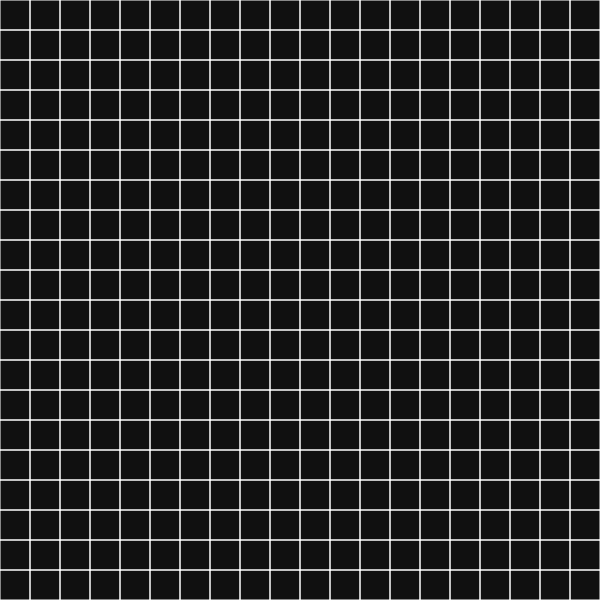
Frame 1 (no input)
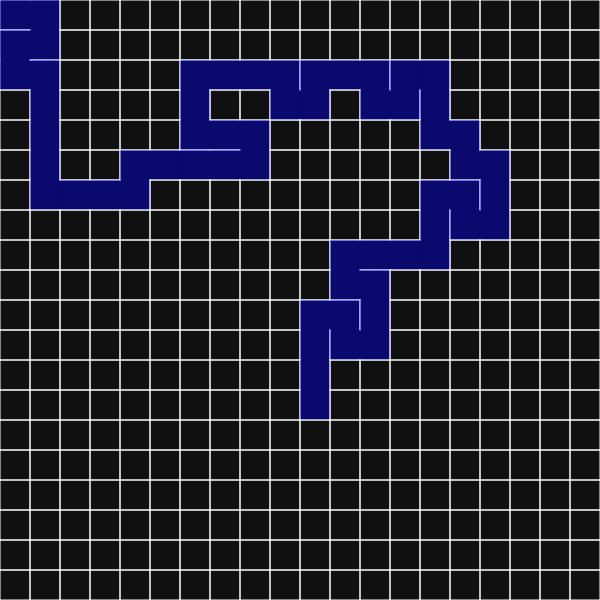
Frame 60 (no input)
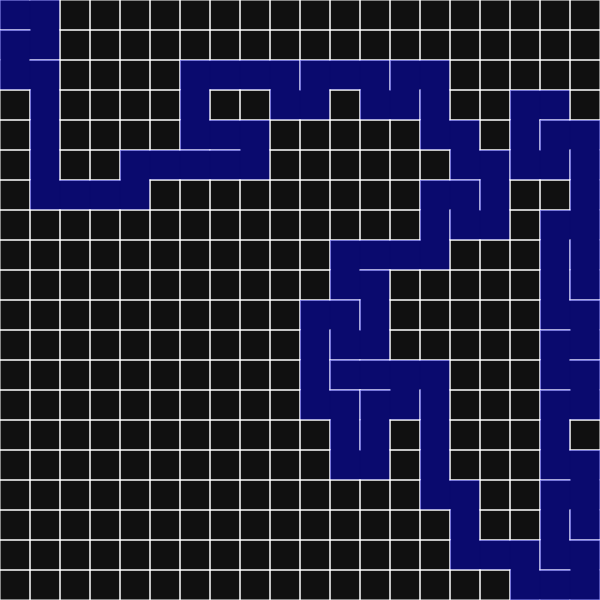
Frame 120 (the mouse pressed at the canvas centre since frame 60)

The p5.js sketch that drew these frames (run headless with seeded random() and noise() and a simulated clock; from frame 60 on, the mouse is pressed at the canvas centre):

// p5.js sketch
// ── sketch.js
var col,row,i,j;
var w=30;
var cells=[],s=[];
var current;

function setup() {
	createCanvas(600, 600);
	col=floor(width/w);
	row=floor(height/w);
	//frameRate(100);
	for(j=0;j<row;j++)
	{
		for(i=0;i<col;i++)
		{
			var cell=new Cell(i,j);
			cells.push(cell);
		}	
	}
	current=cells[0];
	var button=createButton("A* algorithm");
	button.mousePressed(astar);
}


function draw() {
	background("#101010");
	for(i=0; i<cells.length; i++)
	{
		cells[i].show(color(0,0,255,100));
	}
	current.visited=true;
	var next=current.checkN();
	if(next)
	{
		next.visited=true;
		removeWall(current,next);
		s.push(current);
		current=next;
	}
	else if(s.length>0)
	{
		current=s.pop();	
	}
	
}

function index(i,j)
{
	if(i<0||j<0||i>col-1||j>row-1)
	{
		return -1;
	}
	else
	{
		return i+j*col;
	}
	
}

function removeWall(c,n)
{
	var x=c.i-n.i;
	var y=c.j-n.j;
	if(x===1)
	{
		c.walls[3]=false;
		n.walls[1]=false;
		//console.log(c);
	}
	if(x===-1)
	{
		n.walls[3]=false;
		c.walls[1]=false;
	}
	if(y===1)
	{
		c.walls[0]=false;
		n.walls[2]=false;
	}
	if(y===-1)
	{
		n.walls[0]=false;
		c.walls[2]=false;
	}
}

function Cell(i,j)
{
	this.i=i;
	this.j=j;
	this.visited=false;
	this.walls=[true,true,true,true];
	this.second=false;
	this.test=false;
	this.path=false;
	this.checkN = function()
	{
		var N=[];
		var top,right,left,bottom;
		top=cells[index(i,j-1)];
		right=cells[index(i+1,j)];
		left=cells[index(i-1,j)];
		bottom=cells[index(i,j+1)];

		if(top&& !top.visited)
		{
			N.push(top);
		}
		if(bottom&& !bottom.visited)
		{
			N.push(bottom);
		}
		if(right&& !right.visited)
		{
			N.push(right);
		}
		if(left&& !left.visited)
		{
			N.push(left);
		}

		if(N.length>0)
		{
			var a=floor(random(0,N.length));
			return N[a];
		}

	}

	this.show = function(col)
	{
		stroke(255);
		noFill();
		var x=this.i*w;
		var y=this.j*w;
		if(this.walls[0])
			line(x,y,x+w,y);
		if(this.walls[1])
			line(x+w,y,x+w,y+w);
		if(this.walls[2])
			line(x+w,y+w,x,y+w);
		if(this.walls[3])
			line(x,y+w,x,y);
		
	if(!this.test)	
	{
		if(this.visited)
		{
			noStroke();
			fill(col);
			rect(x,y,w,w);
		}
	}
	else
	{	
		if(this.second)
		{
			noStroke();
			fill(0,255,0,100);
			rect(x,y,w,w);
			
		}
		else if(!this.path){
			
			noStroke();
			fill(255,0,0,100);
			rect(x,y,w,w);
		}
		else{
			noStroke();
			fill(252,186,3,100);
			rect(x,y,w,w);
		}
		
		}
			
	
	}

//For A* algorithm

this.f=0;
this.g=0;
this.h=0;
this.neighbours=[];
this.previous=undefined;
this.addNeighbors = function()
{
	if(i<col-1&&!this.walls[1])
	{
		this.neighbours.push(grid[i+1][j]);
	}
	if(i>0&&!this.walls[3]){
		this.neighbours.push(grid[i-1][j]);
	}
	if(j<row-1&&!this.walls[2]){
		this.neighbours.push(grid[i][j+1]);
	}
	if(j>0&&!this.walls[0]){
		this.neighbours.push(grid[i][j-1]);
	}
}

}
// ── astar.js
var grid=new Array;
var openSet=[];
var closeSet=[];
var start,end,path=[];

function astar()
{
   
    for(i=0;i<col;i++)
    {
        grid[i]=new Array(row);
    }
    
    for(i=0;i<col;i++)
    {
        for(j=0;j<row;j++)
        {
            grid[i][j]=cells[i+j*col];
        }
    }
    for(i=0;i<col;i++)
    {
        for(j=0;j<row;j++)
        {
            grid[i][j].addNeighbors();
        }
    }
    start=grid[0][0];
    end=grid[col-1][row-1];
    openSet.push(start);
    if(openSet.length>0)
    {
        var l_index=0;
        for(i=0;i<openSet.length;i++)
        {
            if(openSet[i].f<openSet[l_index].f)
            {
                l_index=i;
            }
        }    
        current=openSet[l_index];
    }
    while(current!=end)
    {
        draw1();
    }
    for(i=0;i<path.length;i++)
    {
        path[i].path=true;
        path[i].show(color(0,0,255,100));
    }
}

function removeIndex(a,element)
{
    for(i=a.length-1;i>=0;i--)
    {
        if(a[i]==element)
        {
            a.splice(i,1);
        }
    }
}

function heuristic(a,b) 
{
    var d=dist(a.i,a.j,b.i,b.j);
    return d;
}


function draw1()
{
    if(openSet.length>0)
    {
        var l_index=0;
        for(i=0;i<openSet.length;i++)
        {
            if(openSet[i].f<openSet[l_index].f)
            {
                l_index=i;
            }
        }    
        current=openSet[l_index];

        if(current===end)
        {
            var temp=current;
            path.push(temp);
            while(temp.previous)
            {
                path.push(temp.previous);
                temp=temp.previous;
            }
            console.log('Done');
        }

        removeIndex(openSet,current);
        closeSet.push(current);

        var n=current.neighbours;
        for(i=0;i<n.length;i++)
        {
            var neighbour=n[i];
            if(!closeSet.includes(neighbour))
            {
                var tempg=current.g+1;
                if(openSet.includes(neighbour))
                {
                    if(tempg<neighbour.g)
                    {
                        neighbour.g=tempg;
                    }
                }
                else{
                    neighbour.g=tempg;
                    openSet.push(neighbour);
                }

                neighbour.h=heuristic(neighbour,end);
                neighbour.f=neighbour.g+neighbour.h;
                neighbour.previous=current;
            }
           
        }
    }

    else{

    }

    for(i=0;i<closeSet.length;i++)
    {
        closeSet[i].test=true;
        closeSet[i].second=false;
        closeSet[i].show(color(255,0,0,100));
    }

    for(i=0;i<openSet.length;i++)
    {
        openSet[i].test=true
        openSet[i].second=true;
        openSet[i].show(color(0,255,0,100));
        
    }

    

}

// ── djikstra.js
var grid=new Array;
var visited = [];
var lookingAt = [];
var path=[];
var start,end;

function djikstra()
{
    for(let i = 0; i < row; i++) {
        grid[i] = new Array(col);
    }

    for(let i = 0; i < row; i++) {
        for(let j = 0; j < col; j++ ) {
            grid[i][j] = cells[i+j*col];
        }
    }

    start = grid[0][0];
    end = grid[col-1][row-1];
    start.dist = 0;
    start.prev = start;
    current = start;
    lookingAt.push(start);
    while(current!=end)
    {
        draw2();
    }
    shortestPath(start,end);
}

function shortestPath(start, end) {
    current = end.prev;
    while(current.prev != current) {
        path.push(current);
        current = current.prev;
    }
    for(let i = 0; i < path.length; i++) {
        path[i].path=true;
        path[i].show(color(0,0,255,100));
    } 
}

function draw2()
{
    for(let i = 0; i < visited.length; i++) {
        visited[i].test=true;
        visited[i].second=false;
        visited[i].show(color(255,0,0,100));
    }
    for(let i = 0; i < lookingAt.length; i++) {
        lookingAt[i].test=true
        lookingAt[i].second=true;
        lookingAt[i].show(color(0,255,0,100));
    }
    /* start.show(0, 255, 0);
    end.show(255, 0, 0); */
    
   /*  console.log('current', current.i, current.j); */
    /* if(current === end) {
        console.log('finished');
        shortestPath(start, end);
        noLoop();
    } */
    var n=[];
    n = current.neighbours;
    for(let i = 0; i < n.length; i++) {
        neighbour = n[i];
        if(visited.includes(neighbour)) {
            continue;
        }
        if(!lookingAt.includes(neighbour)) {
            lookingAt.push(neighbour);
        }
        let tentativeDist = current.dist + 1;
        if(tentativeDist < n[i].dist) {
            n[i].dist = tentativeDist;
            n[i].prev = current;
        }
    }
    visited.push(current);
    removeIndex(lookingAt, current);
    let minNode = -1;
    let minDist = Infinity;
    for(let i = 0; i < lookingAt.length; i++) {
        if(lookingAt[i].dist < minDist) {
            minDist = lookingAt[i].dist;
            minNode = lookingAt[i];
        }
    }
    current = minNode;
    /* console.log('visited ', visited);
    console.log('looking at', lookingAt); */
    //console.log('im here')

    if(!lookingAt){
        noLoop();
    }
}
// ── reset.js

function reset()
{
    for(i=0;i<col;i++)
    {
        for(j=0;j<row;j++)
        {
            cells[i+j*col].second=false;
            cells[i+j*col].test=false;
            cells[i+j*col].path=false;
            cells[i+j*col].show(color(0,0,255,100));
        }
    }
}
